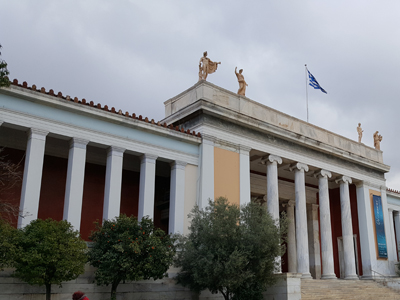
#> input picture 연습문제정답_소스/chap04/images/test.jpg, 400 x 300 px
$ python -i fft2d.py   (imports and definitions only)   (Python 2 division)
#> lines starting #> are read from the running program, lines starting #| are printed output that depends on the picture
import numpy as np, math, cv2
from Common.dft2d import exp

# [25 lines left out: functions zeropadding, butterfly, pairing, not called in this run]

def fft(g):
    return pairing(g, len(g), 1)

def ifft(g):
    fft = pairing(g, len(g), -1)
    return [v / len(g) for v in fft]

# [10 lines left out: functions fft2, ifft2, not called in this run]

def calc_spectrum(complex):
    if complex.ndim == 2: dst = abs(complex)                   # sqrt(re^2 + im^2) 계산해줌
    else: dst = cv2.magnitude(complex[:,:,0], complex[:,:,1])
    dst = 20*np.log(dst+1)
    return cv2.convertScaleAbs(dst)

def fftshift(img):
    dst = np.zeros(img.shape, img.dtype)
    h, w = dst.shape[:2]
    cy, cx = h // 2, w // 2                     # 나누기 하며 소수점 절삭
    dst[h-cy:, w-cx:] = np.copy(img[0:cy , 0:cx ])      # 1사분면 -> 3사분면
    dst[0:cy , 0:cx ] = np.copy(img[h-cy:, w-cx:])      # 3사분면 -> 1사분면
    dst[0:cy , w-cx:] = np.copy(img[h-cy:, 0:cx ])      # 2사분면 -> 4사분면
    dst[h-cy:, 0:cx ] = np.copy(img[0:cy , w-cx:])      # 4사분면 -> 2사분면
    return dst

def FFT(image, mode = 2):
    if mode == 1: dft = fft2(image)
    elif mode==2: dft = np.fft.fft2(image)
    elif mode==3: dft = cv2.dft(np.float32(image), flags=cv2.DFT_COMPLEX_OUTPUT)
    dft = fftshift(dft)                              # 셔플링
    spectrum = calc_spectrum(dft)               # 주파수 스펙트럼 영상
    return dft, spectrum

# [8 lines left out: function IFFT, not called in this run]

>>> import cv2
>>> picture = cv2.imread('../chap04/images/test.jpg', cv2.IMREAD_GRAYSCALE)
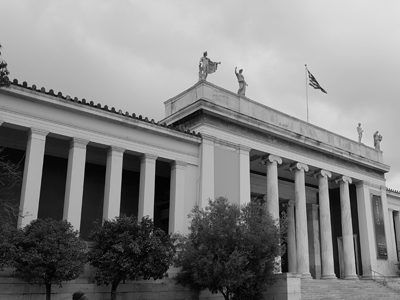
#> picture: shape (300, 400); min 0, max 227, mean 130.2
>>> result = FFT(picture)
#> in calc_spectrum, `dst = 20*np.log(dst+1)`:
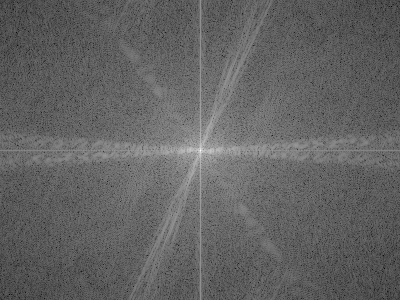
#> dst: shape (300, 400) float64; min 40.89, max 331.3, mean 154.1; drawn with min black and max white
#> in calc_spectrum, `return cv2.convertScaleAbs(dst)`:
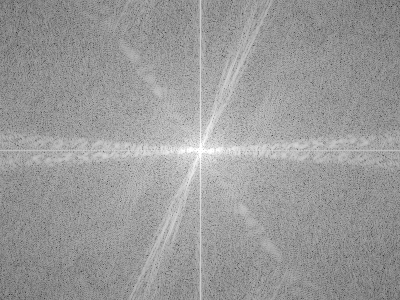
#> returned value: shape (300, 400); min 41, max 255, mean 154.1
